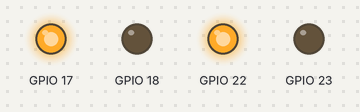
This program was run on a simulated Raspberry Pi (BCM pin numbers). Parts: output pins drawn as LEDs (lit = HIGH). At 2.0 s the program stops and its outputs stay as they are.

Above: at 0.1 s.
At 2.1 s:
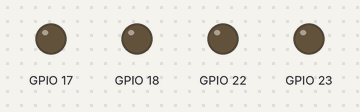
Timing chart, 0 to 3.5 s (numbered marks = the images above):
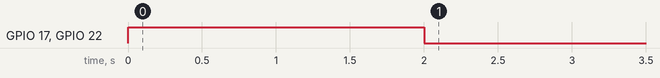

The program:

testWheels.py
```python
import RPi.GPIO as GPIO
import time

GPIO.setmode(GPIO.BCM)

GPIO.setup(23, GPIO.OUT)
GPIO.setup(22, GPIO.OUT)

GPIO.setup(17, GPIO.OUT)
GPIO.setup(18, GPIO.OUT)

GPIO.output(22, 1)
GPIO.output(23, 0)
GPIO.output(17, 1)
GPIO.output(18, 0)

time.sleep(2)

GPIO.output(22, 0)
GPIO.output(23, 0)
GPIO.output(17, 0)
GPIO.output(18, 0)
```

Measured:
- by itself, GPIO 17, GPIO 22: LOW → HIGH at 0.00 s, → LOW 2.0 s later
